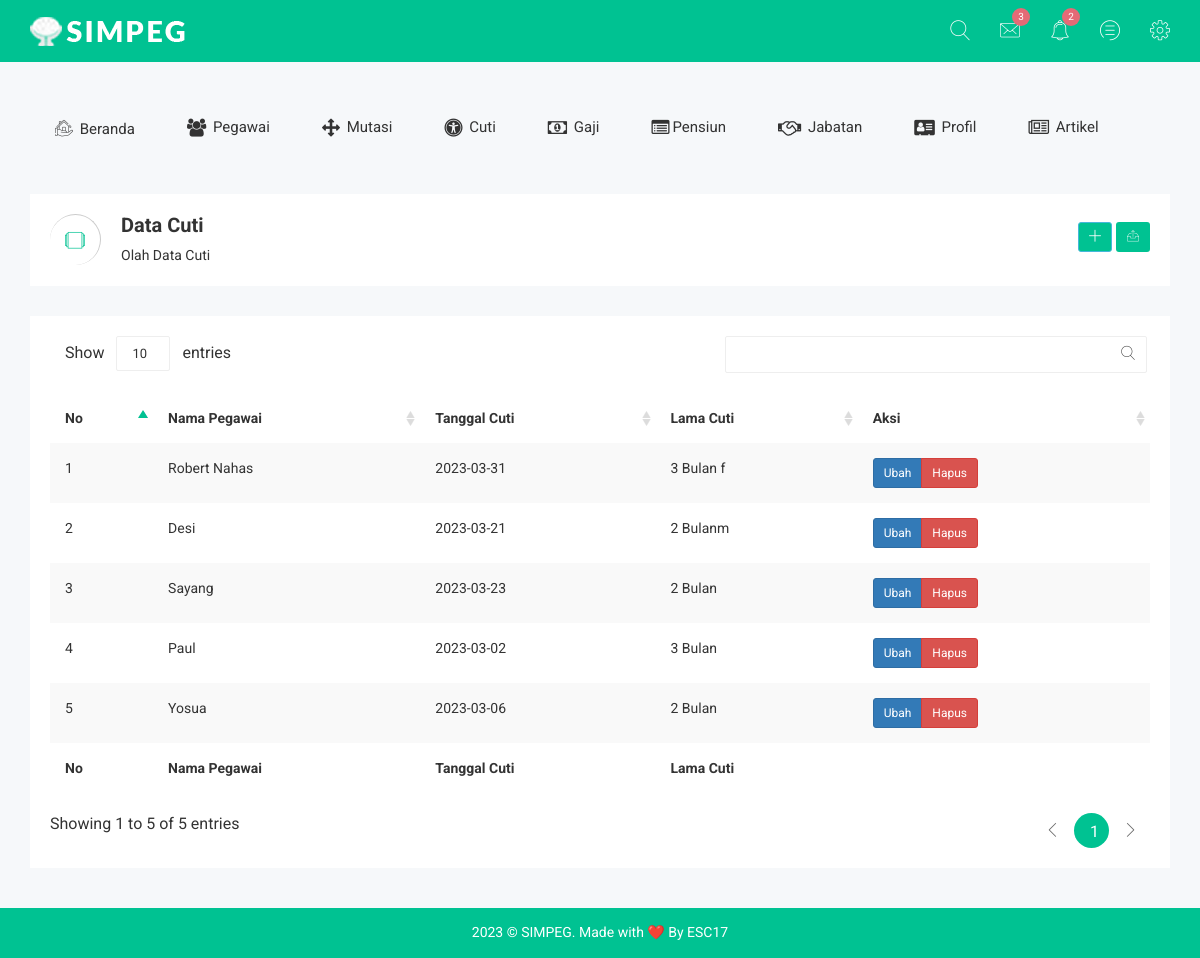
/admin/v_profil.php (signed in), run on the app's committed database.
### tables this page shows
CREATE TABLE `cuti` (
  `id_cuti` int(10) NOT NULL,
  `id_pegawai` int(10) NOT NULL,
  `tanggal_cuti` date NOT NULL,
  `lama_cuti` varchar(50) NOT NULL
);

CREATE TABLE `pegawai` (
  `id_pegawai` int(10) NOT NULL,
  `nama` varchar(50) NOT NULL,
  `tempat_lahir` varchar(50) NOT NULL,
  `tgl_lahir` date NOT NULL,
  `jk` varchar(20) NOT NULL,
  `id_jabatan` int(10) NOT NULL,
  `pend_terakhir` varchar(50) NOT NULL,
  `status` varchar(50) NOT NULL
);

### admin/v_profil.php (the view, shortened to what this page needs)
<?php include 'header.php' ?>
<div class="breadcomb-area">
    <div class="container">
        <div class="row">
            <div class="col-lg-12 col-md-12 col-sm-12 col-xs-12">
                <div class="breadcomb-list">
                    <div class="row">
                        <div class="col-lg-6 col-md-6 col-sm-6 col-xs-12">
                            <div class="breadcomb-wp">
                                <div class="breadcomb-icon">
                                    <i class="notika-icon notika-windows"></i>
                                </div>
                                <div class="breadcomb-ctn">
                                    <h2>Data Cuti</h2>
                                    <p>Olah Data <span class="bread-ntd">Cuti</span></p>
                                </div>
                            </div>
                        </div>
                        <div class="col-lg-6 col-md-6 col-sm-6 col-xs-3">
                            <div class="breadcomb-report">
                                <a href="add_cuti.php" type="button" data-toggle="tooltip" data-placement="left" title="Tambah Data" class="btn btn-info notika-btn-info btn-sm"><i class="notika-icon notika-plus-symbol"></i></a>
                                <button data-toggle="tooltip" data-placement="left" title="Download Report" class="btn btn-sm"><i class="notika-icon notika-sent"></i></button>
                            </div>
                        </div>
                    </div>
                </div>
            </div>
        </div>
    </div>
</div>
<div class="data-table-area">
    <div class="container">
        <div class="row">
            <div class="col-lg-12 col-md-12 col-sm-12 col-xs-12">
                <div class="data-table-list">
                    <div class="table-responsive">
                        <table id="data-table-basic" class="table table-striped">
                            <thead>
                                <tr>
                                    <th>No</th>
                                    <th>Nama Pegawai</th>
                                    <th>Tanggal Cuti</th>
                                    <th>Lama Cuti</th>
                                    <th>Aksi</th>
                                </tr>
                            </thead>
                            <tbody>
                                <?php
                                include 'koneksi/koneksi.php';
                                $no = 1;
                                $data = mysqli_query($con, "select * from cuti join pegawai on pegawai.id_pegawai=cuti.id_pegawai");
                                while ($d = mysqli_fetch_array($data)) {
                                ?>
                                    <tr>
                                        <td><?php echo $no++; ?></td>
                                        <td><?php echo $d['nama']; ?></td>
                                        <td><?php echo $d['tanggal_cuti']; ?></td>
                                        <td><?php echo $d['lama_cuti']; ?></td>
                                        <td>
                                            <div class="btn-toolbar" role="toolbar">
                                                <div class="btn-group notika-group-btn">
                                                    <a href="edit_cuti.php?id=<?php echo $d['id_cuti']; ?>" type="button" class="btn btn-primary notika-btn-primary btn-sm">Ubah</a>
                                                    <a href="del_cuti.php?id=<?php echo $d['id_cuti']; ?>" type="button" class="btn btn-danger notika-btn-danger btn-sm">Hapus</a>
                                                </div>
                                            </div>
                                        </td>
                                    </tr>
                                <?php
                                }
                                ?>
                            </tbody>
                            <tfoot>
                                <tr>
                                    <th>No</th>
                                    <th>Nama Pegawai</th>
                                    <th>Tanggal Cuti</th>
                                    <th>Lama Cuti</th>
                                </tr>
                            </tfoot>
                        </table>
                    </div>
                </div>
            </div>
        </div>
    </div>
</div>
<?php include 'footer.php' ?>

### admin/header.php (shortened to what this page needs)
<!DOCTYPE html>
<html class="no-js" lang="">
<head>
    <link href="../assets/css/css.css" rel="stylesheet">
    <link rel="stylesheet" href="css/bootstrap.min.css">
    <link rel="stylesheet" href="css/font-awesome.min.css">
    <link href="fonts/font-awesome/css/font-awesome.css" rel="stylesheet" />
    <link rel="stylesheet" href="css/owl.carousel.css">
    <link rel="stylesheet" href="css/owl.theme.css">
    <link rel="stylesheet" href="css/owl.transitions.css">
    <link rel="stylesheet" href="css/meanmenu/meanmenu.min.css">
    <link rel="stylesheet" href="css/animate.css">
    <link rel="stylesheet" href="css/summernote/summernote.css">
    <link rel="stylesheet" href="css/themesaller-forms.css">
    <link rel="stylesheet" href="css/normalize.css">
    <link rel="stylesheet" href="css/scrollbar/jquery.mCustomScrollbar.min.css">
    <link rel="stylesheet" href="css/notika-custom-icon.css">
    <link rel="stylesheet" href="css/bootstrap-select/bootstrap-select.css">
    <link rel="stylesheet" href="css/datapicker/datepicker3.css">
    <link rel="stylesheet" href="css/color-picker/farbtastic.css">
    <link rel="stylesheet" href="css/chosen/chosen.css">
    <link rel="stylesheet" href="css/notification/notification.css">
    <link rel="stylesheet" href="css/dropzone/dropzone.css">
    <link rel="stylesheet" href="css/wave/waves.min.css">
    <link rel="stylesheet" href="css/main.css">
    <link rel="stylesheet" href="css/jquery.dataTables.min.css">
    <link rel="stylesheet" href="style.css">
    <link rel="stylesheet" href="css/responsive.css">
</head>
<body>
    <div class="header-top-area">
        <div class="container">
            <div class="row">
                <div class="col-lg-4 col-md-4 col-sm-12 col-xs-12">
                    <div class="logo-area">
                        <a href="#"><img src="img/logo/logo.png" alt="" /></a>
                    </div>
                </div>
                <div class="col-lg-8 col-md-8 col-sm-12 col-xs-12">
                    <div class="header-top-menu">
                        <ul class="nav navbar-nav notika-top-nav">
                            <li class="nav-item dropdown">
                                <a href="#" data-toggle="dropdown" role="button" aria-expanded="false" class="nav-link dropdown-toggle"><span><i class="notika-icon notika-search"></i></span></a>
                            </li>
                            <li class="nav-item dropdown">
                                <a href="#" data-toggle="dropdown" role="button" aria-expanded="false" class="nav-link dropdown-toggle"><span><i class="notika-icon notika-mail"></i></span></a>
                            </li>
                            <li class="nav-item nc-al">
                                <a href="#" data-toggle="dropdown" role="button" aria-expanded="false" class="nav-link dropdown-toggle"><span><i class="notika-icon notika-alarm"></i></span>
                                    <div class="ntd-ctn"><span>3</span></div>
                                </a>
                            </li>
                            <li class="nav-item">
                                <a href="#" data-toggle="dropdown" role="button" aria-expanded="false" class="nav-link dropdown-toggle"><span><i class="notika-icon notika-menus"></i></span>
                                    <div class="ntd-ctn"><span>2</span></div>
                                </a>
                            </li>
                            <li class="nav-item">
                                <a href="#" data-toggle="dropdown" role="button" aria-expanded="false" class="nav-link dropdown-toggle"><span><i class="notika-icon notika-settings"></i></span></a>
                            </li>
                        </ul>
                    </div>
                </div>
            </div>
        </div>
    </div>
    <div class="main-menu-area mg-tb-40">
        <div class="container">
            <div class="row">
                <div class="col-lg-12 col-md-12 col-sm-12 col-xs-12">
                    <ul class="nav nav-tabs notika-menu-wrap menu-it-icon-pro">
                        <li <?php if (basename($_SERVER['PHP_SELF']) == 'index.php') {
                                echo ' class="active"';
                            } ?>>
                            <a href="index"><i class="notika-icon notika-house"></i> Beranda</a>
                        </li>
                        <li <?php if (basename($_SERVER['PHP_SELF']) == 'v_pegawai.php') {
                                echo ' class="active"';
                            } ?>>
                            <a href="v_pegawai"><i class="fa fa-users" aria-hidden="true"></i> Pegawai</a>
                        </li>
                        <li <?php if (basename($_SERVER['PHP_SELF']) == 'v_mutasi.php') {
                                echo ' class="active"';
                            } ?>>
                            <a href="v_mutasi"><i class="fa fa-arrows" aria-hidden="true"></i> Mutasi</a>
                        </li>
                        <li <?php if (basename($_SERVER['PHP_SELF']) == 'v_cuti.php') {
                                echo ' class="active"';
                            } ?>>
                            <a href="v_cuti"><i class="fa fa-universal-access" aria-hidden="true"></i> Cuti</a>
                        </li>
                        <li <?php if (basename($_SERVER['PHP_SELF']) == 'v_gaji.php') {
                                echo ' class="active"';
                            } ?>>
                            <a href="v_gaji"><i class="fa fa-money" aria-hidden="true"></i> Gaji</a>
                        </li>
                        <li <?php if (basename($_SERVER['PHP_SELF']) == 'v_pensiun.php') {
                                echo ' class="active"';
                            } ?>>
                            <a href="v_pensiun"><i class="fa fa-list-alt" aria-hidden="true"></i>Pensiun</a>
                        </li>
                        <li <?php if (basename($_SERVER['PHP_SELF']) == 'v_jabatan.php') {
                                echo ' class="active"';
                            } ?>>
                            <a href="v_jabatan"><i class="fa fa-handshake-o" aria-hidden="true"></i> Jabatan</a>
                        </li>
                        <li <?php if (basename($_SERVER['PHP_SELF']) == 'edit_profil.php') {
                                echo ' class="active"';
                            } ?>>
                            <a href="edit_profil"><i class="fa fa-address-card" aria-hidden="true"></i> Profil</a>
                        </li>
                        <li <?php if (basename($_SERVER['PHP_SELF']) == 'v_artikel.php') {
                                echo ' class="active"';
                            } ?>>
                            <a href="v_artikel"><i class="fa fa-newspaper-o" aria-hidden="true"></i> Artikel</a>
                        </li>
                    </ul>
                </div>
            </div>
        </div>
    </div>

### admin/footer.php (shortened to what this page needs)
<div class="footer-copyright-area">
	<div class="container">
		<div class="row">
			<div class="col-lg-12 col-md-12 col-sm-12 col-xs-12">
				<div class="footer-copy-right">
					<p>
						2023 © SIMPEG. Made with ❤️ By ESC17
					</p>
				</div>
			</div>
		</div>
	</div>
</div>
</body>
</html>

### admin/css/themesaller-forms.css (style rules this page uses)
html, body { border: 0; margin: 0; padding: 0; font-size: 100%; vertical-align: baseline; font: inherit; }
body { margin: 0; padding: 0; background:url(../images/body_bg.jpg) no-repeat center top; }

### admin/css/main.css (style rules this page uses)
html { color: #222; font-size: 1em; line-height: 1.4; }
audio, canvas, iframe, img, svg, video { vertical-align: middle; }

### data on the page
cuti: id_pegawai.nama "Robert Nahas", tanggal_cuti "2023-03-31", lama_cuti "3 Bulan f"
cuti: id_pegawai.nama "Desi", tanggal_cuti "2023-03-21", lama_cuti "2 Bulanm"
cuti: id_pegawai.nama "Sayang", tanggal_cuti "2023-03-23", lama_cuti "2 Bulan"
cuti: id_pegawai.nama "Paul", tanggal_cuti "2023-03-02", lama_cuti "3 Bulan"
cuti: id_pegawai.nama "Yosua", tanggal_cuti "2023-03-06", lama_cuti "2 Bulan"
